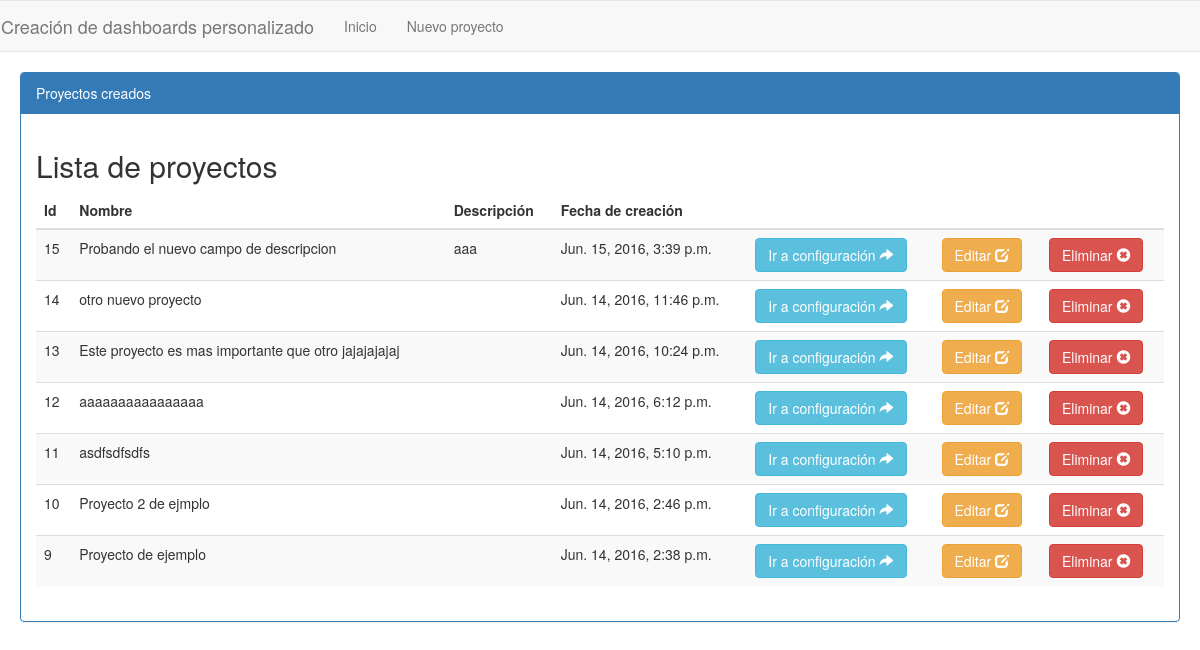
The app's page /, older data.
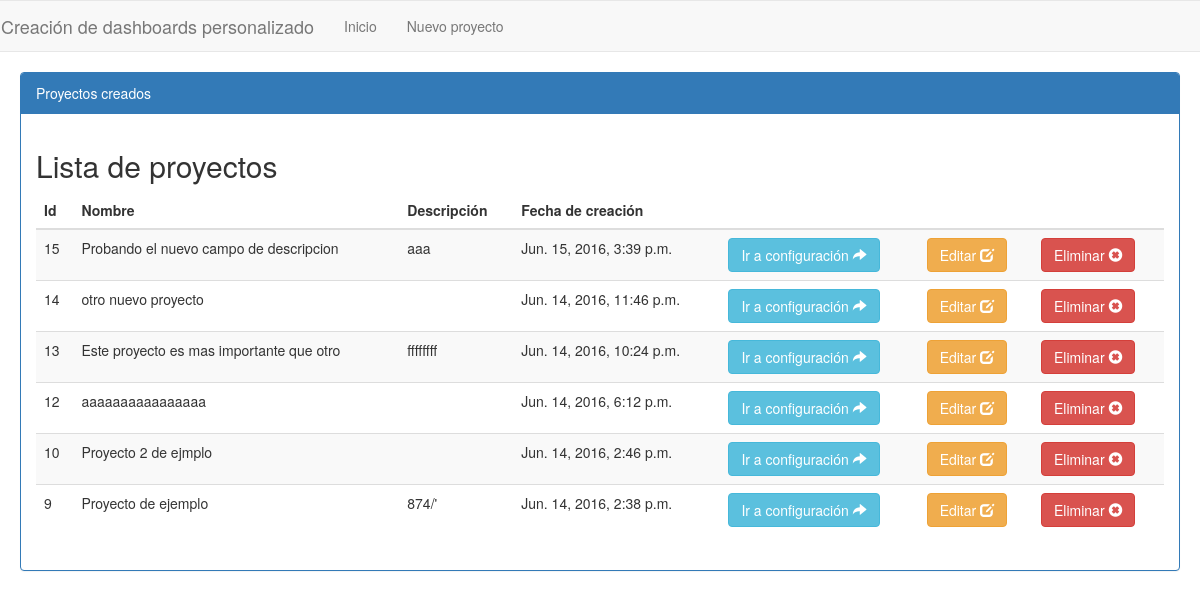
The same page, newer data.
### dashboardConfigApp/models.py (models this page shows, shortened)
class Proyecto(models.Model):
	nombre = models.CharField(max_length=100)
	descripcion = models.CharField(max_length=100, default='')
	fechaCreacion = models.DateTimeField(default=timezone.now)

### dashboardConfigApp/views.py (the view)
# urls.py: url(r'^$', GetAllProject.as_view(), name="home"),
class GetAllProject(generic.ListView):
	template_name = 'index.html'
	context_object_name ='listAllProject'
	model = Proyecto
	def get_queryset(self):
		return Proyecto.objects.all().order_by('-fechaCreacion')

### dashboardConfigApp/templates/index.html
{% extends 'base.html' %}
{% block content %}
  	<div class="container-list-projects">
  		<div class="panel panel-primary">
 	 		<div class="panel-heading">Proyectos creados</div>
	 	 	<div class="panel-body">
	 	 		<h2>Lista de proyectos</h2>
				<table class="table table-striped allProject_table">
		 			<thead>
		 				<th>Id</th>
		 				<th>Nombre</th>
		 				<th>Descripción</th>
		 				<th>Fecha de creación</th>
		 				<th></th>
		 				<th></th>
		 				<th></th>
		 			</thead>
		 			<tbody id="allProject_table_tbody">
		 				{% for project in listAllProject %}
		 				<tr>
		 					<td>{{project.pk}}</td>
		 					<td>{{project.nombre}}</td>
		 					<td>{{project.descripcion}}</td>
		 					<td>{{project.fechaCreacion}}</td>
		 					<td><a href="{% url 'configProject' project.pk %}"class="btn btn-info goToConfig" id="{{project.pk}}">Ir
			 			a configuración <span class="glyphicon glyphicon-share-alt"></span></a></td>
                             <td><a href="{% url 'editProject' project.pk %}" class="btn btn-warning" id="{{project.pk}}">Editar <span class="glyphicon glyphicon-edit"></span></a></td>
		 				    <td><a href="{% url 'deleteProject' project.pk %}" class="btn btn-danger" id="{{project.pk}}">Eliminar <span class="glyphicon glyphicon-remove-sign"></span></a></td>
		 				{% endfor %}
		 			</tbody>
		 		</table>
	 	 	</div>
 	 	</div>
 	</div>
{% endblock content %}

Row changes from the older to the newer data that the page shows:
removed Proyecto: pk "11", nombre "asdfsdfsdfs", fechaCreacion "Jun. 14, 2016, 5:10 p.m."
changed Proyecto id 13: nombre "Este proyecto es mas importante que otro jajajajajaj" → "Este proyecto es mas importante que otro"; descripcion (not shown) → "ffffffff"
changed Proyecto "Proyecto de ejemplo": descripcion (not shown) → "874/'"
